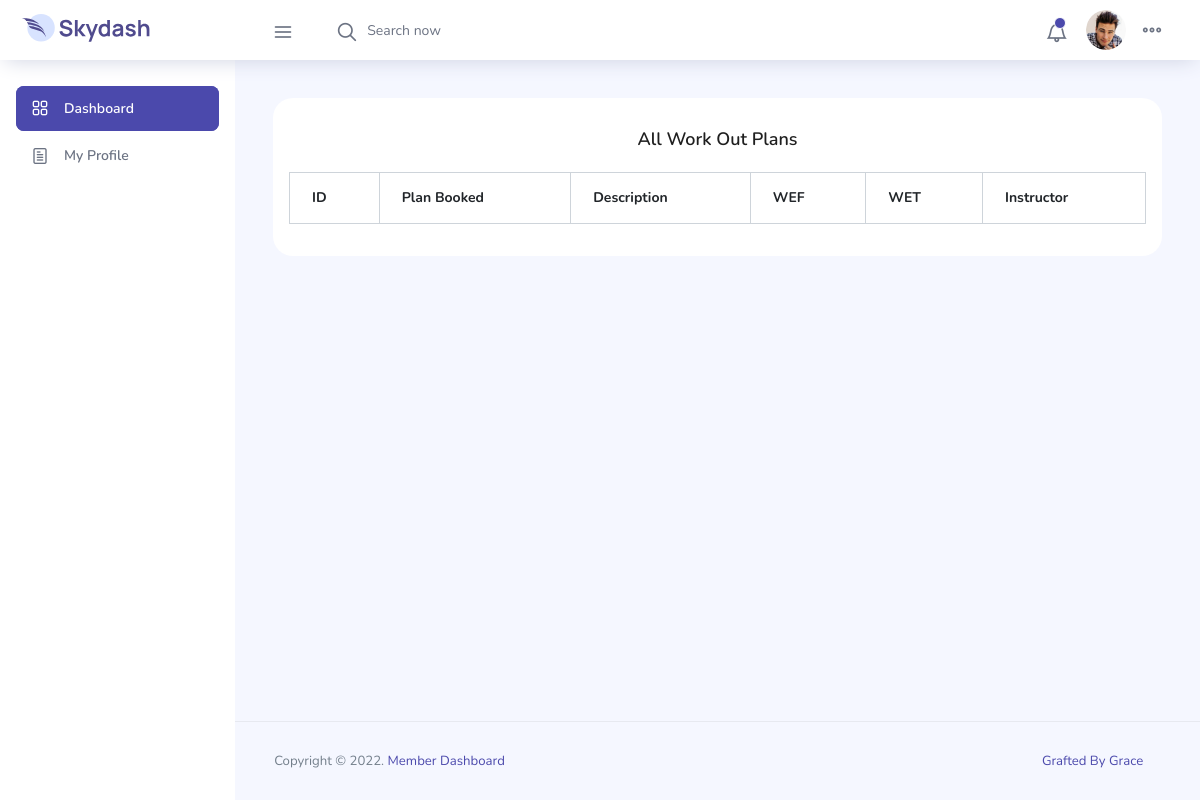
/dashboards/instructor/dashboard.php (signed in), run on an earlier commit of the app's database.
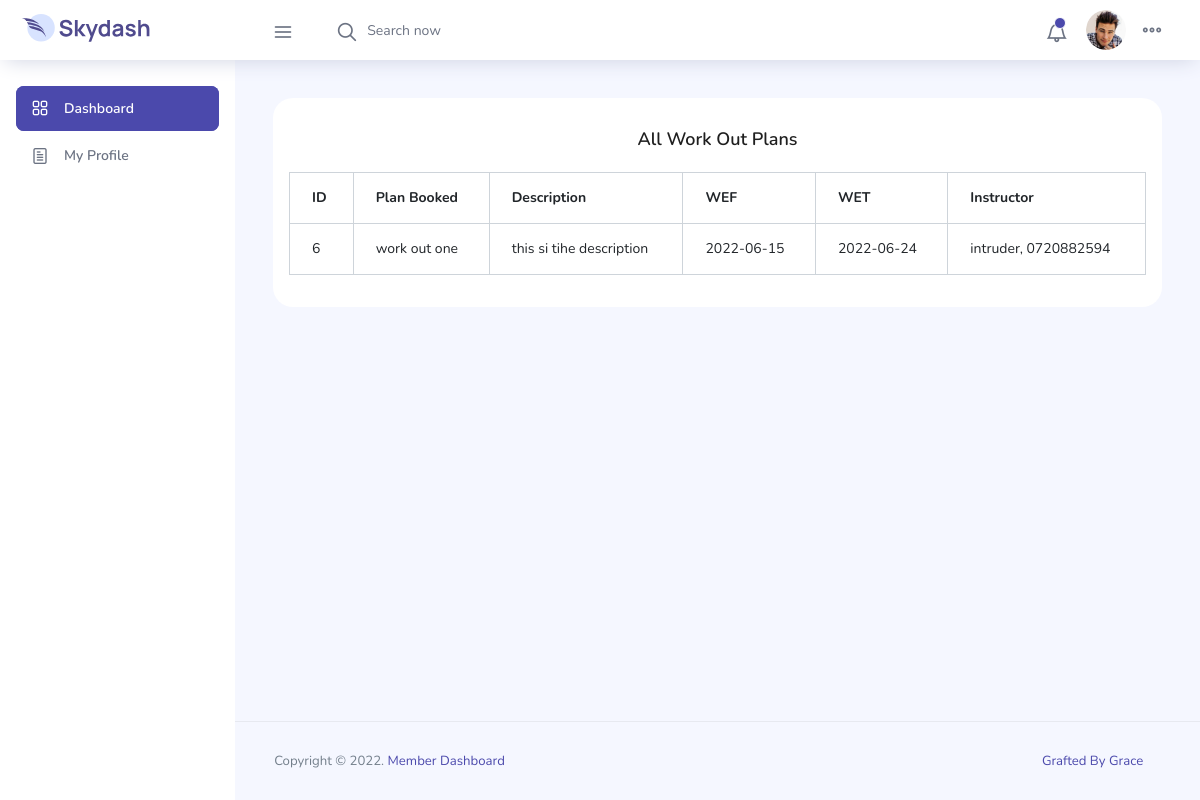
And on a later commit of the database.
### tables this page shows
CREATE TABLE `member_workout_plan` (
  `plan_id` int NOT NULL,
  `plan_member_id` bigint UNSIGNED NOT NULL,
  `plan_wef` varchar(50) NOT NULL,
  `plan_wet` varchar(50) NOT NULL,
  `plan_ref` varchar(5000) NOT NULL,
  `plan_workout_id` bigint UNSIGNED NOT NULL,
  `plan_assigned_instructor_id` bigint UNSIGNED DEFAULT NULL
);

CREATE TABLE `workout` (
  `workout_id` int NOT NULL,
  `workout_name` varchar(500) NOT NULL,
  `workout_description` varchar(5000) NOT NULL,
  `workout_cost` varchar(50) NOT NULL
);

CREATE TABLE `instructor` (
  `instructor_id` int NOT NULL,
  `instructor_fullname` varchar(50) NOT NULL,
  `instructor_mobile` varchar(10) NOT NULL,
  `instructor_address` varchar(5000) NOT NULL,
  `instructor_email` varchar(50) NOT NULL,
  `instructor_user_id` int UNSIGNED DEFAULT NULL
);

### dashboards/instructor/dashboard.php (the view, shortened to what this page needs)
<?php include 'header.php' ?>
<div class="main-panel">
    <div class="content-wrapper">
        <div class="row">
            <div class="col-xl-12">
                <div class="card" style="padding:2rem 1rem;">
                    <h4 class="text-center mb-4">All Work Out Plans</h4>
                    <div class="table-responsive">
                        <table class="table table-bordered" id="example">
                            <thead>
                                <tr>
                                    <th>ID</th>
                                    <th>Plan Booked</th>
                                    <th>Description</th>
                                    <th>WEF</th>
                                    <th>WET</th>
                                    <th>Instructor</th>
                                </tr>
                            </thead>
                            <tbody>
                                <?php
                                include '../../db-connection.php';
                                $bookingplans = "SELECT * FROM `member_workout_plan` WHERE `plan_assigned_instructor_id` = '$memberid'";
                                $querybookingsplans = mysqli_query($conn, $bookingplans);
                                $bookingsplansrows = mysqli_num_rows($querybookingsplans);
                                if ($bookingsplansrows >= 1) {
                                    while ($fetch  = mysqli_fetch_assoc($querybookingsplans)) {
                                        $planid = $fetch['plan_id'];
                                        $wef = $fetch['plan_wef'];
                                        $wet = $fetch['plan_wet'];
                                        $workoutid = $fetch['plan_workout_id'];
                                        $instructorid = $fetch['plan_assigned_instructor_id'];
                                        $bookings = "SELECT * FROM `workout` WHERE `workout_id` = '$workoutid'";
                                        $querybookings = mysqli_query($conn, $bookings);
                                        $bookingsrows = mysqli_num_rows($querybookings);
                                        if ($bookingsrows >= 1) {
                                            while ($fetch  = mysqli_fetch_assoc($querybookings)) {
                                                $workname = $fetch['workout_name'];
                                                $workdesc = $fetch['workout_description'];
                                            }
                                        }
                                        if ($instructorid == null) {
                                            $instructorname = "pending";
                                            $phonenumber = "pending";
                                        } else {
                                            $instructor = "SELECT * FROM `instructor` WHERE `instructor_id` = '$instructorid'";
                                            $querybookings = mysqli_query($conn, $instructor);
                                            $bookingsrows = mysqli_num_rows($querybookings);
                                            if ($bookingsrows >= 1) {
                                                while ($fetch  = mysqli_fetch_assoc($querybookings)) {
                                                    $instructorname = $fetch['instructor_fullname'];
                                                    $phonenumber = $fetch['instructor_mobile'];
                                                }
                                            }
                                        }
                                        echo "
                                                            <tr>
                                                                <td>$planid</td>
                                                                <td>$workname</td>
                                                                <td>$workdesc</td>
                                                                <td>$wef</td>
                                                                <td>$wet</td>
                                                                <td>$instructorname, $phonenumber</td>
                                </tr>";
                                    }
                                }
                                ?>
                            </tbody>
                        </table>
                    </div>
                </div>
            </div>
        </div>
    </div>
    <footer class="footer">
        <div class="d-sm-flex justify-content-center justify-content-sm-between">
            <span class="text-muted text-center text-sm-left d-block d-sm-inline-block">Copyright © 2022.
                <a href="" target="_blank">Member Dashboard</span>
            <span class="float-none float-sm-right d-block mt-1 mt-sm-0 text-center">Grafted By Grace <i
                    class="ti-heart text-danger ml-1"></i></span>
        </div>
    </footer>
</div>
</div>
</div>
</body>
</html>

### dashboards/instructor/header.php (shortened to what this page needs)
<?php
if (!isset($_SESSION['instructor'])) {
    header('Location: ../../login.php');
} else {
    include '../../db-connection.php';
    $email = $_SESSION['instructor'];
    $checkemail = "SELECT *  FROM `login` WHERE `login_user_name`= '$email' ";
    $queryemail = mysqli_query($conn, $checkemail);
    $checkemailrows = mysqli_num_rows($queryemail);
    if ($checkemailrows >= 1) {
        while ($fetch = mysqli_fetch_assoc($queryemail)) {
            $memberid = $fetch['login_instructor_id'];
            global $memberid;
            $checkclient = "SELECT *  FROM `instructor` WHERE `instructor_id`= '$memberid'";
            $queryemail = mysqli_query($conn, $checkclient);
            global $memberid;
        }
    }
}
?>
<!DOCTYPE html>
<html lang="en">
<head>
    <link rel="stylesheet" href="../vendors/feather/feather.css">
    <link rel="stylesheet" href="../vendors/ti-icons/css/themify-icons.css">
    <link rel="stylesheet" href="../vendors/css/vendor.bundle.base.css">
    <link rel="stylesheet" href="../vendors/ti-icons/css/themify-icons.css">
    <link rel="stylesheet" href="../css/vertical-layout-light/style.css">
    <link rel="stylesheet" type="text/css" href="../css/toastr.min.css">
    <link rel="stylesheet" type="text/css" href="../css/toastr-btn.css">
    <link rel="stylesheet" href="https://cdn.datatables.net/1.12.1/css/jquery.dataTables.min.css">
    <link rel="stylesheet" href="https://cdn.datatables.net/buttons/2.2.3/css/buttons.dataTables.min.css">
</head>
<body>
    <div class="container-scroller">
        <nav class="navbar col-lg-12 col-12 p-0 fixed-top d-flex flex-row">
            <div class="text-center navbar-brand-wrapper d-flex align-items-center justify-content-center">
                <a class="navbar-brand brand-logo mr-5" href="dashboard.php"><img src="../images/logo.svg" class="mr-2"
                        alt="logo" /></a>
            </div>
            <div class="navbar-menu-wrapper d-flex align-items-center justify-content-end">
                <button class="navbar-toggler navbar-toggler align-self-center" type="button" data-toggle="minimize">
                    <span class="icon-menu"></span>
                </button>
                <ul class="navbar-nav mr-lg-2">
                    <li class="nav-item nav-search d-none d-lg-block">
                        <div class="input-group">
                            <div class="input-group-prepend hover-cursor" id="navbar-search-icon">
                                <span class="input-group-text" id="search">
                                    <i class="icon-search"></i>
                                </span>
                            </div>
                            <input type="text" class="form-control" id="navbar-search-input" placeholder="Search now"
                                aria-label="search" aria-describedby="search">
                        </div>
                    </li>
                </ul>
                <ul class="navbar-nav navbar-nav-right">
                    <li class="nav-item dropdown">
                        <a class="nav-link count-indicator dropdown-toggle" id="notificationDropdown" href="#"
                            data-toggle="dropdown">
                            <i class="icon-bell mx-0"></i>
                            <span class="count"></span>
                        </a>
                    </li>
                    <li class="nav-item nav-profile dropdown">
                        <a class="nav-link dropdown-toggle" href="#" data-toggle="dropdown" id="profileDropdown">
                            <img src="../images/faces/face28.jpg" alt="profile" />
                        </a>
                    </li>
                    <li class="nav-item nav-settings d-none d-lg-flex">
                        <a class="nav-link" href="#">
                            <i class="icon-ellipsis"></i>
                        </a>
                    </li>
                </ul>
            </div>
        </nav>
        <div class="container-fluid page-body-wrapper">
            <nav class="sidebar sidebar-offcanvas" id="sidebar">
                <ul class="nav">
                    <li class="nav-item">
                        <a class="nav-link" href="dashboard.php">
                            <i class="icon-grid menu-icon"></i>
                            <span class="menu-title">Dashboard</span>
                        </a>
                    </li>
                    <li class="nav-item">
                        <a class="nav-link" href="account-settings.php">
                            <i class="icon-paper menu-icon"></i>
                            <span class="menu-title">My Profile</span>
                        </a>
                    </li>
                </ul>
            </nav>

What changed in the data, as far as the page shows it:
added member_workout_plan: plan_id "6", workout.workout_name "work out one", workout.workout_description "this si tihe description", plan_wef "2022-06-15", plan_wet "2022-06-24", instructor.instructor_fullname "intruder", instructor.instructor_mobile "0720882594"
